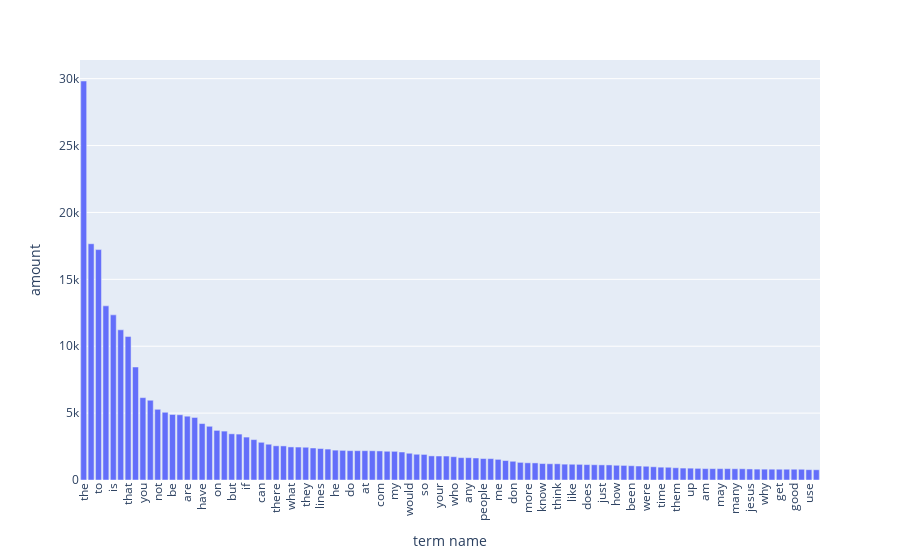

The notebook cell saved with this chart:
### Markdown cell above
### >>> **Exercise 14 (take home):** 
Additionally, you can attempt to sort the terms on the `x-axis` by frequency instead of in alphabetical order. This way the visualization is more meaninfgul and you will be able to observe the so called [long tail](https://en.wikipedia.org/wiki/Long_tail) (get familiar with this term since it will appear a lot in data mining and other statistics courses). see picture below

![alt txt](https://upload.wikimedia.org/wikipedia/commons/thumb/8/8a/Long_tail.svg/1000px-Long_tail.svg.png)

### Code cell
# Answer here
high_freq_100_indices = np.argpartition(term_frequencies, -100)[-100:] #find the top 100 index
high_freq_100_indices_sort = high_freq_100_indices[np.argsort(term_frequencies[high_freq_100_indices])[::-1]] #Sort amount of the data high to low, then get their index
high_freq_bar = px.bar(x=count_vect.get_feature_names_out()[high_freq_100_indices_sort], 
            y=term_frequencies[high_freq_100_indices_sort])
high_freq_bar.update_layout(xaxis_title="term name", xaxis_tickangle=-90, yaxis_title=" amount ")

### Figure 1 — Plotly figure (JSON) as saved in the notebook; plotly's stock layout.template omitted (floating-point values rounded to 4 significant figures)
{"data": [{"alignmentgroup": "True", "hovertemplate": "x=%{x}<br>y=%{y}<extra></extra>", "legendgroup": "", "marker": {"color": "#636efa", "pattern": {"shape": ""}}, "name": "", "offsetgroup": "", "orientation": "v", "showlegend": false, "textposition": "auto", "type": "bar", "x": ["the", "of", "to", "and", "is", "in", "that", "it", "you", "for", "not", "this", "be", "from", "are", "edu", "have", "as", "on", "with", "but", "or", "if", "was", "can", "we", "there", "by", "what", "subject", "they", "an", "lines", "one", "he", "god", "do", "organization", "at", "re", "com", "about", "my", "all", "would", "will", "so", "some", "your", "no", "who", "has", "any", "writes", "people", "which", "me", "article", "don", "his", "more", "other", "know", "when", "think", "their", "like", "university", "does", "out", "just", "only", "how", "also", "been", "than", "were", "then", "time", "because", "them", "posting", "up", "had", "am", "should", "may", "these", "many", "say", "jesus", "see", "why", "us", "get", "very", "good", "believe", "use", "such"], "xaxis": "x", "y": [29825, 17660, 17222, 13017, 12343, 11226, 10723, 8447, 6157, 5962, 5285, 5063, 4898, 4877, 4769, 4675, 4218, 4015, 3709, 3655, 3453, 3432, 3208, 3020, 2818, 2674, 2556, 2548, 2472, 2464, 2448, 2393, 2353, 2312, 2232, 2216, 2193, 2192, 2191, 2186, 2172, 2148, 2143, 2093, 2000, 1925, 1912, 1802, 1793, 1791, 1742, 1671, 1669, 1645, 1604, 1599, 1543, 1453, 1400, 1318, 1286, 1278, 1230, 1215, 1213, 1184, 1177, 1170, 1151, 1142, 1130, 1127, 1100, 1090, 1068, 1045, 1028, 989, 959, 952, 914, 892, 885, 870, 852, 851, 850, 850, 841, 840, 825, 814, 811, 808, 806, 805, 805, 803, 772, 766], "yaxis": "y"}], "layout": {"barmode": "relative", "legend": {"tracegroupgap": 0}, "margin": {"t": 60}, "xaxis": {"anchor": "y", "domain": [0, 1], "tickangle": -90, "title": {"text": "term name"}}, "yaxis": {"anchor": "x", "domain": [0, 1], "title": {"text": " amount "}}}}
